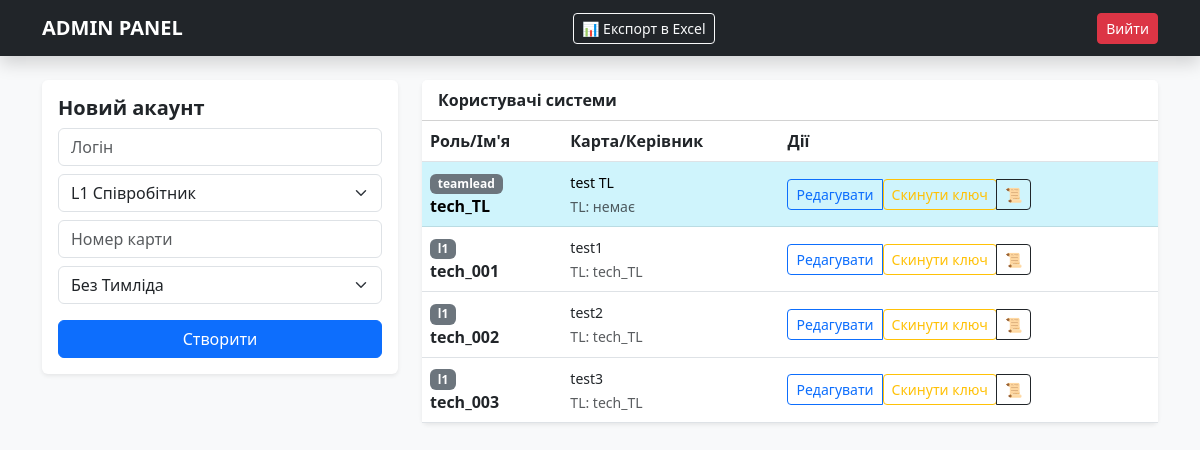
The page /dashboard (signed in) on the database its author committed.
### app.py (models this page shows, shortened)
class User(db.Model):
    id = db.Column(db.Integer, primary_key=True)
    username = db.Column(db.String(50), unique=True, nullable=False)
    password_hash = db.Column(db.String(128))
    role = db.Column(db.String(20))  # 'admin', 'teamlead', 'l1'
    card_number = db.Column(db.String(20))
    leader_id = db.Column(db.Integer, db.ForeignKey('user.id'))
    must_change_password = db.Column(db.Boolean, default=True)
    expenses = db.relationship('Expense', backref='owner', lazy=True)
    leader = db.relationship('User', remote_side=[id], backref='subordinates')

### app.py (the view, shortened to what this page needs)
@app.route('/dashboard')
def dashboard():
    if 'user_id' not in session: return redirect(url_for('login'))
    user = User.query.get(session['user_id'])
    now_month = datetime.now().strftime('%Y-%m')
    selected_month = request.args.get('month', now_month)
    all_months_raw = db.session.query(Expense.month_year).distinct().all()
    available_months = sorted([m[0] for m in all_months_raw if m[0]], reverse=True)
    if now_month not in available_months:
        available_months.insert(0, now_month)
    if user.role == 'admin':
        all_users = User.query.filter(User.role != 'admin').order_by(User.role.desc()).all()
        teamleads = User.query.filter_by(role='teamlead').all()
        return render_template('admin.html', users=all_users, teamleads=teamleads)

### templates/admin.html (shortened to what this page needs)
<!DOCTYPE html>
<html lang="uk">
<head>
    <link href="https://cdn.jsdelivr.net/npm/bootstrap@5.3.0/dist/css/bootstrap.min.css" rel="stylesheet">
</head>
<body class="bg-light text-dark">
<nav class="navbar navbar-dark bg-dark mb-4 shadow">
    <div class="container">
        <span class="navbar-brand fw-bold">ADMIN PANEL</span>
        <a href="/export_excel" class="btn btn-outline-light btn-sm me-2">📊 Експорт в Excel</a>
        <a href="/logout" class="btn btn-danger btn-sm">Вийти</a>
    </div>
</nav>
<div class="container">
    <div class="row">
        <div class="col-md-4">
            <div class="card shadow-sm border-0 p-3 mb-4">
                <h5 class="fw-bold">Новий акаунт</h5>
                <form action="/create_user" method="POST">
                    <input type="text" name="username" class="form-control mb-2" placeholder="Логін" required>
                    <select name="role" class="form-select mb-2">
                        <option value="l1">L1 Співробітник</option>
                    </select>
                    <input type="text" name="card_number" class="form-control mb-2" placeholder="Номер карти">
                    <select name="leader_id" class="form-select mb-3">
                        <option value="">Без Тимліда</option>
                    </select>
                    <button type="submit" class="btn btn-primary w-100">Створити</button>
                </form>
            </div>
        </div>
        <div class="col-md-8">
            <div class="card shadow-sm border-0">
                <div class="card-header bg-white fw-bold">Користувачі системи</div>
                <div class="card-body p-0">
                    <table class="table align-middle mb-0">
                        <thead><tr><th>Роль/Ім'я</th><th>Карта/Керівник</th><th>Дії</th></tr></thead>
                        <tbody>
                            {% for u in users %}
                            <tr class="{% if u.role == 'teamlead' %}table-info{% endif %}">
                                <td>
                                    <span class="badge bg-secondary small">{{ u.role }}</span><br>
                                    <strong>{{ u.username }}</strong>
                                </td>
                                <td>
                                    <small>{{ u.card_number or '---' }}</small><br>
                                    <small class="text-muted">TL: {{ u.leader.username if u.leader else 'немає' }}</small>
                                </td>
                                <td>
                                    <div class="btn-group">
                                        <button class="btn btn-sm btn-outline-primary" data-bs-toggle="collapse" data-bs-target="#editU{{ u.id }}">Редагувати</button>
                                        <form action="/reset_password/{{ u.id }}" method="POST" onsubmit="return confirm('Скинути пароль?')">
                                            <button class="btn btn-sm btn-outline-warning">Скинути ключ</button>
                                        </form>
                                        <a href="/user_history/{{ u.id }}" class="btn btn-sm btn-outline-dark">📜</a>
                                    </div>
                                </td>
                            </tr>
                            {% endfor %}
                        </tbody>
                    </table>
                </div>
            </div>
        </div>
    </div>
</div>
</body>
</html>

### rows shown on the page
User: role "teamlead", username "tech_TL", card_number "test TL", leader "немає"
User: role "l1", username "tech_001", card_number "test1", leader "tech_TL"
User: role "l1", username "tech_002", card_number "test2", leader "tech_TL"
User: role "l1", username "tech_003", card_number "test3", leader "tech_TL"
